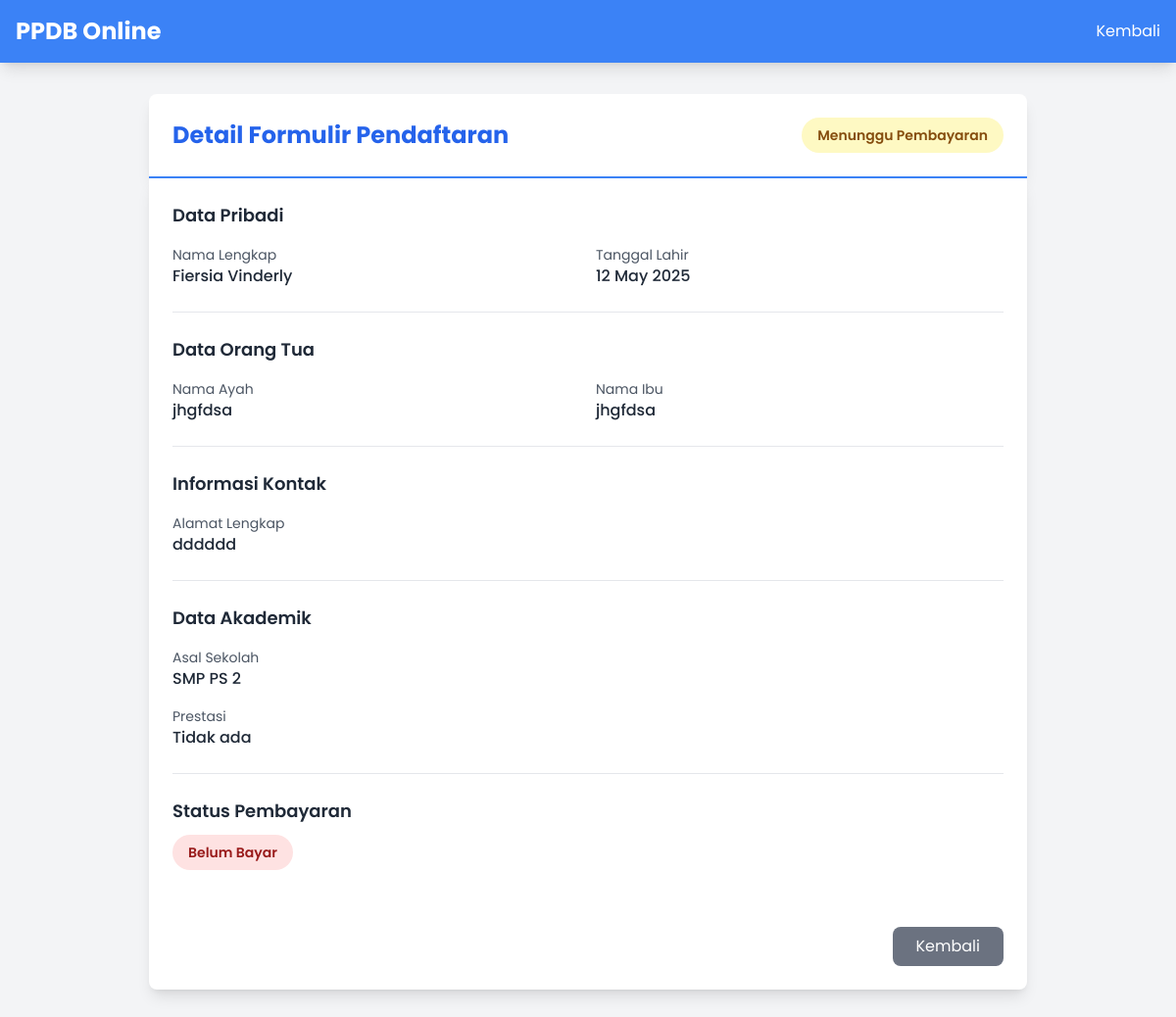
Page /admin/form_detail/1 (signed in) on the committed database.
### app/models.py (models this page shows, shortened)
class StudentForm(db.Model):
    __tablename__ = 'student_forms'
    id = db.Column(db.Integer, primary_key=True)
    user_id = db.Column(db.Integer, db.ForeignKey('users.id'), nullable=False)
    full_name = db.Column(db.String(100), nullable=False)
    gender = db.Column(db.String(1), nullable=False)
    birth_place = db.Column(db.String(100), nullable=False)
    birth_date = db.Column(db.Date, nullable=False)
    religion = db.Column(db.String(20), nullable=False)
    nisn = db.Column(db.String(20), nullable=False)
    father_name = db.Column(db.String(100), nullable=False)
    mother_name = db.Column(db.String(100), nullable=False)
    parent_phone = db.Column(db.String(15), nullable=False)
    parent_occupation = db.Column(db.String(100), nullable=False)
    address = db.Column(db.Text, nullable=False)
    previous_school = db.Column(db.String(100), nullable=False)
    achievement_file = db.Column(db.String(255), nullable=True)
    status = db.Column(db.String(20), default='Menunggu')
    payment_proof = db.Column(db.String(255), nullable=True)
    payment_status = db.Column(db.String(20), default='Belum Bayar')
    created_at = db.Column(db.DateTime, default=datetime.utcnow)
    user = db.relationship('User', backref='forms')
    accepted_record = db.relationship('AcceptedStudent', backref='form',
                                    uselist=False, cascade='all, delete-orphan')
    rejected_record = db.relationship('RejectedStudent', backref='form',
                                    uselist=False, cascade='all, delete-orphan')
    spp_payments = db.relationship('PaymentSPP', backref='student',
                                 lazy='dynamic', cascade='all, delete-orphan')

### app/routes/admin.py (the view)
    def wrapper(*args, **kwargs):
        if not current_user.is_authenticated or not current_user.is_admin:
            flash("Anda tidak memiliki akses ke halaman ini.", "danger")
            return redirect(url_for('main.index'))
        return func(*args, **kwargs)

### app/routes/admin.py (called while the page is built)
def admin_required(func):
    def wrapper(*args, **kwargs):
        if not current_user.is_authenticated or not current_user.is_admin:
            flash("Anda tidak memiliki akses ke halaman ini.", "danger")
            return redirect(url_for('main.index'))
        return func(*args, **kwargs)
    wrapper.__name__ = func.__name__
    return wrapper

@admin_bp.route('/form_detail/<int:form_id>', methods=['GET'])
@login_required
@admin_required
def form_detail(form_id):
    form = StudentForm.query.get_or_404(form_id)
    return render_template('form_detail.html', form=form)

### app/templates/form_detail.html (shortened to what this page needs)
<!DOCTYPE html>
<html lang="id">
<head>
    <script src="https://cdn.tailwindcss.com"></script>
</head>
<body class="bg-gray-100 text-gray-800 min-h-screen flex flex-col">
    <nav class="bg-blue-500 shadow-lg">
        <div class="max-w-7xl mx-auto px-4">
            <div class="flex justify-between items-center py-4">
                <a href="/" class="text-2xl font-bold text-white">PPDB Online</a>
                <a href="{{ url_for('admin_bp.form_admin') }}" class="text-white hover:text-gray-200">Kembali</a>
            </div>
        </div>
    </nav>
    <div class="container mx-auto px-4 py-8">
        <div class="max-w-4xl mx-auto">
            <div class="bg-white rounded-t-lg shadow-lg p-6 border-b-2 border-blue-500">
                <div class="flex justify-between items-center">
                    <h2 class="text-2xl font-bold text-blue-600">Detail Formulir Pendaftaran</h2>
                    <span class="px-4 py-2 rounded-full text-sm font-semibold
                        {% if form.status == 'Diterima' %}
                            bg-green-100 text-green-800
                        {% elif form.status == 'Ditolak' %}
                            bg-red-100 text-red-800
                        {% else %}
                            bg-yellow-100 text-yellow-800
                        {% endif %}">
                        {{ form.status }}
                    </span>
                </div>
            </div>
            <div class="bg-white rounded-b-lg shadow-lg p-6 space-y-6">
                <div class="border-b pb-6">
                    <h3 class="text-lg font-semibold text-gray-800 mb-4">Data Pribadi</h3>
                    <div class="grid md:grid-cols-2 gap-4">
                        <div>
                            <p class="text-sm text-gray-600">Nama Lengkap</p>
                            <p class="font-medium">{{ form.full_name }}</p>
                        </div>
                        <div>
                            <p class="text-sm text-gray-600">Tanggal Lahir</p>
                            <p class="font-medium">{{ form.birth_date.strftime('%d %B %Y') }}</p>
                        </div>
                    </div>
                </div>
                <div class="border-b pb-6">
                    <h3 class="text-lg font-semibold text-gray-800 mb-4">Data Orang Tua</h3>
                    <div class="grid md:grid-cols-2 gap-4">
                        <div>
                            <p class="text-sm text-gray-600">Nama Ayah</p>
                            <p class="font-medium">{{ form.father_name }}</p>
                        </div>
                        <div>
                            <p class="text-sm text-gray-600">Nama Ibu</p>
                            <p class="font-medium">{{ form.mother_name }}</p>
                        </div>
                    </div>
                </div>
                <div class="border-b pb-6">
                    <h3 class="text-lg font-semibold text-gray-800 mb-4">Informasi Kontak</h3>
                    <div>
                        <p class="text-sm text-gray-600">Alamat Lengkap</p>
                        <p class="font-medium">{{ form.address }}</p>
                    </div>
                </div>
                <div class="border-b pb-6">
                    <h3 class="text-lg font-semibold text-gray-800 mb-4">Data Akademik</h3>
                    <div class="space-y-4">
                        <div>
                            <p class="text-sm text-gray-600">Asal Sekolah</p>
                            <p class="font-medium">{{ form.previous_school }}</p>
                        </div>
                        <div>
                            <p class="text-sm text-gray-600">Prestasi</p>
                            <p class="font-medium">{{ form.achievements or 'Tidak ada' }}</p>
                        </div>
                    </div>
                </div>
                <div class="pb-6">
                    <h3 class="text-lg font-semibold text-gray-800 mb-4">Status Pembayaran</h3>
                    <span class="px-4 py-2 rounded-full text-sm font-semibold
                        {% if form.payment_status == 'Lunas' %}
                            bg-green-100 text-green-800
                        {% else %}
                            bg-red-100 text-red-800
                        {% endif %}">
                        {{ form.payment_status or 'Belum Bayar' }}
                    </span>
                </div>
                <div class="flex justify-end pt-4">
                    <a href="{{ url_for('admin_bp.form_admin') }}"
                       class="px-6 py-2 bg-gray-500 text-white rounded-lg hover:bg-gray-600 transition-colors">
                        Kembali
                    </a>
                </div>
            </div>
        </div>
    </div>
</body>
</html>

### app/templates/form_detail.html (style rules this page uses)
body { font-family: 'Poppins', sans-serif; }

### rows in the picture
StudentForm: status "Menunggu Pembayaran", full_name "Fiersia Vinderly", birth_date "12 May 2025", father_name "jhgfdsa", mother_name "jhgfdsa", address "dddddd", previous_school "SMP PS 2", payment_status "Belum Bayar"
